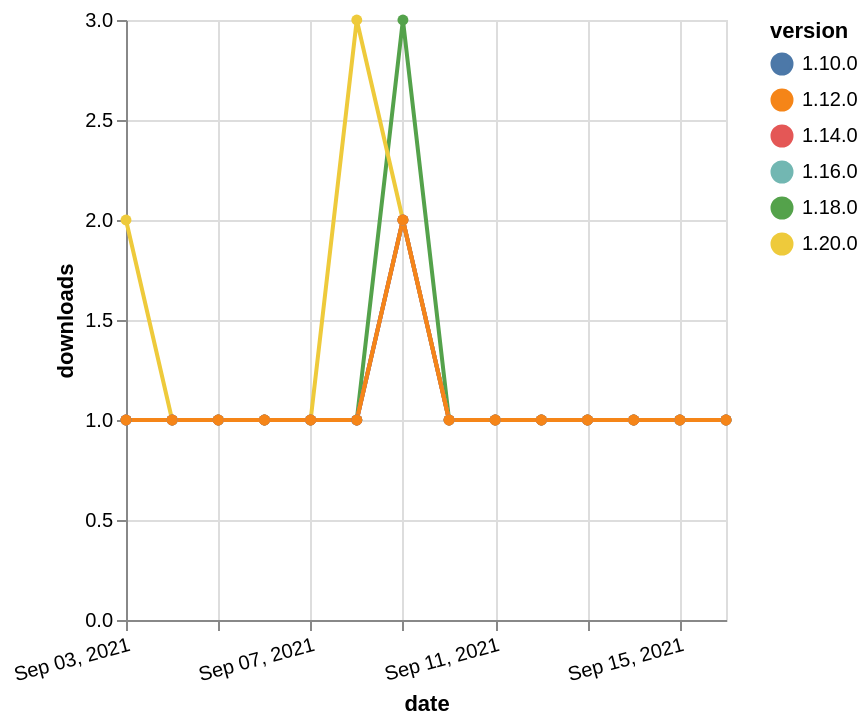

Here is the Vega-Lite specification saved for this chart:
### Vega-Lite specification from a JSON file in a GitHub repository (floating-point values rounded to 4 significant figures)
{"$schema": "https://vega.github.io/schema/vega-lite/v5.json", "description": "A simple bar chart with embedded data.", "data": {"values": [{"date": "2021-09-03", "total": 167, "delta": 1, "version": "1.18.0"}, {"date": "2021-09-04", "total": 168, "delta": 1, "version": "1.18.0"}, {"date": "2021-09-05", "total": 169, "delta": 1, "version": "1.18.0"}, {"date": "2021-09-06", "total": 170, "delta": 1, "version": "1.18.0"}, {"date": "2021-09-07", "total": 171, "delta": 1, "version": "1.18.0"}, {"date": "2021-09-08", "total": 172, "delta": 1, "version": "1.18.0"}, {"date": "2021-09-09", "total": 175, "delta": 3, "version": "1.18.0"}, {"date": "2021-09-10", "total": 176, "delta": 1, "version": "1.18.0"}, {"date": "2021-09-11", "total": 177, "delta": 1, "version": "1.18.0"}, {"date": "2021-09-12", "total": 178, "delta": 1, "version": "1.18.0"}, {"date": "2021-09-13", "total": 179, "delta": 1, "version": "1.18.0"}, {"date": "2021-09-14", "total": 180, "delta": 1, "version": "1.18.0"}, {"date": "2021-09-15", "total": 181, "delta": 1, "version": "1.18.0"}, {"date": "2021-09-16", "total": 182, "delta": 1, "version": "1.18.0"}, {"date": "2021-09-03", "total": 238, "delta": 1, "version": "1.10.0"}, {"date": "2021-09-04", "total": 239, "delta": 1, "version": "1.10.0"}, {"date": "2021-09-05", "total": 240, "delta": 1, "version": "1.10.0"}, {"date": "2021-09-06", "total": 241, "delta": 1, "version": "1.10.0"}, {"date": "2021-09-07", "total": 242, "delta": 1, "version": "1.10.0"}, {"date": "2021-09-08", "total": 243, "delta": 1, "version": "1.10.0"}, {"date": "2021-09-09", "total": 245, "delta": 2, "version": "1.10.0"}, {"date": "2021-09-10", "total": 246, "delta": 1, "version": "1.10.0"}, {"date": "2021-09-11", "total": 247, "delta": 1, "version": "1.10.0"}, {"date": "2021-09-12", "total": 248, "delta": 1, "version": "1.10.0"}, {"date": "2021-09-13", "total": 249, "delta": 1, "version": "1.10.0"}, {"date": "2021-09-14", "total": 250, "delta": 1, "version": "1.10.0"}, {"date": "2021-09-15", "total": 251, "delta": 1, "version": "1.10.0"}, {"date": "2021-09-16", "total": 252, "delta": 1, "version": "1.10.0"}, {"date": "2021-09-03", "total": 117, "delta": 2, "version": "1.20.0"}, {"date": "2021-09-04", "total": 118, "delta": 1, "version": "1.20.0"}, {"date": "2021-09-05", "total": 119, "delta": 1, "version": "1.20.0"}, {"date": "2021-09-06", "total": 120, "delta": 1, "version": "1.20.0"}, {"date": "2021-09-07", "total": 121, "delta": 1, "version": "1.20.0"}, {"date": "2021-09-08", "total": 124, "delta": 3, "version": "1.20.0"}, {"date": "2021-09-09", "total": 126, "delta": 2, "version": "1.20.0"}, {"date": "2021-09-10", "total": 127, "delta": 1, "version": "1.20.0"}, {"date": "2021-09-11", "total": 128, "delta": 1, "version": "1.20.0"}, {"date": "2021-09-12", "total": 129, "delta": 1, "version": "1.20.0"}, {"date": "2021-09-13", "total": 130, "delta": 1, "version": "1.20.0"}, {"date": "2021-09-14", "total": 131, "delta": 1, "version": "1.20.0"}, {"date": "2021-09-15", "total": 132, "delta": 1, "version": "1.20.0"}, {"date": "2021-09-16", "total": 133, "delta": 1, "version": "1.20.0"}, {"date": "2021-09-03", "total": 151, "delta": 1, "version": "1.16.0"}, {"date": "2021-09-04", "total": 152, "delta": 1, "version": "1.16.0"}, {"date": "2021-09-05", "total": 153, "delta": 1, "version": "1.16.0"}, {"date": "2021-09-06", "total": 154, "delta": 1, "version": "1.16.0"}, {"date": "2021-09-07", "total": 155, "delta": 1, "version": "1.16.0"}, {"date": "2021-09-08", "total": 156, "delta": 1, "version": "1.16.0"}, {"date": "2021-09-09", "total": 158, "delta": 2, "version": "1.16.0"}, {"date": "2021-09-10", "total": 159, "delta": 1, "version": "1.16.0"}, {"date": "2021-09-11", "total": 160, "delta": 1, "version": "1.16.0"}, {"date": "2021-09-12", "total": 161, "delta": 1, "version": "1.16.0"}, {"date": "2021-09-13", "total": 162, "delta": 1, "version": "1.16.0"}, {"date": "2021-09-14", "total": 163, "delta": 1, "version": "1.16.0"}, {"date": "2021-09-15", "total": 164, "delta": 1, "version": "1.16.0"}, {"date": "2021-09-16", "total": 165, "delta": 1, "version": "1.16.0"}, {"date": "2021-09-03", "total": 184, "delta": 1, "version": "1.14.0"}, {"date": "2021-09-04", "total": 185, "delta": 1, "version": "1.14.0"}, {"date": "2021-09-05", "total": 186, "delta": 1, "version": "1.14.0"}, {"date": "2021-09-06", "total": 187, "delta": 1, "version": "1.14.0"}, {"date": "2021-09-07", "total": 188, "delta": 1, "version": "1.14.0"}, {"date": "2021-09-08", "total": 189, "delta": 1, "version": "1.14.0"}, {"date": "2021-09-09", "total": 191, "delta": 2, "version": "1.14.0"}, {"date": "2021-09-10", "total": 192, "delta": 1, "version": "1.14.0"}, {"date": "2021-09-11", "total": 193, "delta": 1, "version": "1.14.0"}, {"date": "2021-09-12", "total": 194, "delta": 1, "version": "1.14.0"}, {"date": "2021-09-13", "total": 195, "delta": 1, "version": "1.14.0"}, {"date": "2021-09-14", "total": 196, "delta": 1, "version": "1.14.0"}, {"date": "2021-09-15", "total": 197, "delta": 1, "version": "1.14.0"}, {"date": "2021-09-16", "total": 198, "delta": 1, "version": "1.14.0"}, {"date": "2021-09-03", "total": 188, "delta": 1, "version": "1.12.0"}, {"date": "2021-09-04", "total": 189, "delta": 1, "version": "1.12.0"}, {"date": "2021-09-05", "total": 190, "delta": 1, "version": "1.12.0"}, {"date": "2021-09-06", "total": 191, "delta": 1, "version": "1.12.0"}, {"date": "2021-09-07", "total": 192, "delta": 1, "version": "1.12.0"}, {"date": "2021-09-08", "total": 193, "delta": 1, "version": "1.12.0"}, {"date": "2021-09-09", "total": 195, "delta": 2, "version": "1.12.0"}, {"date": "2021-09-10", "total": 196, "delta": 1, "version": "1.12.0"}, {"date": "2021-09-11", "total": 197, "delta": 1, "version": "1.12.0"}, {"date": "2021-09-12", "total": 198, "delta": 1, "version": "1.12.0"}, {"date": "2021-09-13", "total": 199, "delta": 1, "version": "1.12.0"}, {"date": "2021-09-14", "total": 200, "delta": 1, "version": "1.12.0"}, {"date": "2021-09-15", "total": 201, "delta": 1, "version": "1.12.0"}, {"date": "2021-09-16", "total": 202, "delta": 1, "version": "1.12.0"}]}, "width": "container", "mark": {"type": "line", "point": {"filled": true}}, "encoding": {"x": {"field": "date", "type": "temporal", "timeUnit": "yearmonthdate", "title": "date", "axis": {"labelAngle": -15}}, "y": {"field": "delta", "type": "quantitative", "title": "downloads"}, "color": {"field": "version", "type": "nominal"}, "tooltip": {"field": "delta"}}}
